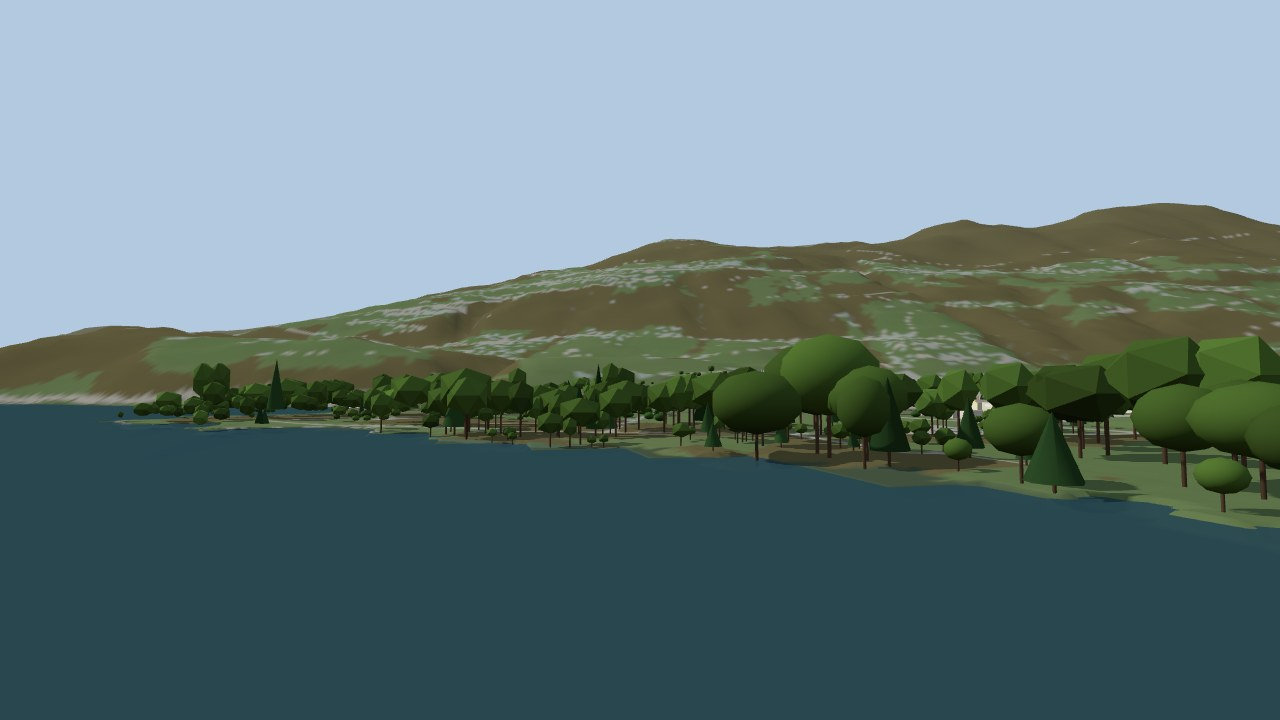
#> input picture beamng/verifica/v2.8/understory/render3d/before_lake_malcantone.jpg, 1280 x 720 px
$ python -i patch_understory.py   (imports and definitions only)
#> lines starting #> are read from the running program, lines starting #| are printed output that depends on the picture
### beamng/pipeline/groundcover.py
"""Grass and meadow flowers on the terrain: BeamNG GroundCover objects around the camera, on the terrain
layers of the meadows and the gardens (terrain.py).

v2.6: the game's own grass and flower textures (/assets/materials/foliage, with colour, opacity,
normal, roughness and ambient occlusion maps and subsurface light), laid out like the game's Italy
level: short grass close to the camera (50 m), short and longer grass up to 120 m, meadow flowers
(daisies, buttercups, geraniums, poppies) up to 50 m. Up to v2.5 the clumps were cut from one atlas
drawn with numpy, a flat wall of identical blades without normal or ambient occlusion maps, drawn
only up to 50 m.

The materials reference the textures where the game keeps them (nothing is copied into the level),
under names of this level so they don't depend on another level being installed. The billboard
rectangles of the textures and the sizes are those of the Italy level; the densities are lower on the
gardens (mown lawns) and there are no flowers in the gardens. No grass within a terrain square of the
roads and paths (terrain.NO_COVER: the verges keep the look of the meadow without the clumps, which
would stand through the road meshes).
"""
import os
import bng
import json, os, re, sys, zipfile

F = "/assets/materials/foliage"
# material -> (colour, the other maps' texture set, alphaRef)
MATERIALS = {
    "mp_gc_grass_short": (f"{F}/grass/t_grass_green_short_02/t_grass_green_short_02",
                          f"{F}/grass/t_grass_green_short_01/t_grass_green_short_01", 60),
    "mp_gc_grass_long": (f"{F}/grass/t_grass_green_long_03/t_grass_green_long_03",
                         f"{F}/grass/t_grass_green_long_01/t_grass_green_long_01", 25),
    "mp_gc_flowers": (f"{F}/groundcover/t_flowers_01/t_flowers_01", f"{F}/groundcover/t_flowers_01/t_flowers_01", 5),
    # v3.1.1 (forest_mosaic.SHADE_GRASS): the long grass under the crowns, duller and more olive than on the meadows
    # (the sedges and wood-rushes of a chestnut wood): the same maps, a colour factor (linear)
    "mp_gc_grass_wood": (f"{F}/grass/t_grass_green_long_03/t_grass_green_long_03",
                         f"{F}/grass/t_grass_green_long_01/t_grass_green_long_01", 25, [0.80, 0.82, 0.62, 1.0]),
}
SHORT_TOP, SHORT_BOTTOM = [0, 0.0078125, 1, 0.464844], [0, 0.505125, 1, 0.472656]
SHORT_HALF_L, SHORT_HALF_R = [0, 0.515625, 0.5, 0.476563], [0.496094, 0.515625, 0.503906, 0.484375]
LONG_TOP, LONG_BOTTOM, LONG_HALF = [0, 0, 1, 0.491806], [0, 0.511718, 1, 0.488282], [0.5, 0.519531, 0.5, 0.480469]
FLOWERS = [[0.391768, 0.386836, 0.150037, 0.226648], [0.542877, 0.323836, 0.092376, 0.288212],
           [0.906522, 0.262987, 0.093478, 0.351979], [0.635661, 0.330551, 0.272889, 0.279477],
           [0.219938, 0.352744, 0.167908, 0.258597], [0, 0.229238, 0.390785, 0.37884],
           [0.742843, 0.624264, 0.257157, 0.371297], [0, 0, 0.431691, 0.215004]]
FLOWER_P = [0.5, 0.5, 0.25, 0.25, 0.4, 0.03, 0.03, 0.05]   # half of the Italy shares: a hay meadow in autumn
WIND = {"windGustFrequency": 0.1, "windGustLength": 0.5, "windGustStrength": 0.2,
        "windTurbulenceFrequency": 0.6, "windTurbulenceStrength": 0.1}


def _t(layer, uvs, p, smin, smax, cmin, cmax, crad, wind=0.1):
    return {"layer": layer, "invertLayer": False, "probability": p, "shapeFilename": "", "billboardUVs": uvs,
            "sizeMin": smin, "sizeMax": smax, "sizeExponent": 1, "windScale": wind, "maxSlope": 45,
            "minElevation": -1000, "maxElevation": 5000, "minClumpCount": cmin, "maxClumpCount": cmax,
            "clumpExponent": 1, "clumpRadius": crad}


# name: (material, radius, dissolve radius, grid size, max elements, seed, types)
COVERS = {
    "grass_close": ("mp_gc_grass_short", 50.0, 30.0, 8, 160000, 4, [
        _t("Grass", SHORT_TOP, 0.7, 0.15, 0.30, 1, 6, 1.0),
        _t("Grass", SHORT_BOTTOM, 0.4, 0.15, 0.30, 2, 4, 0.3),
        _t("Grass", SHORT_HALF_L, 0.5, 0.25, 0.40, 3, 4, 0.3, 0.2),
        _t("Grass", SHORT_HALF_R, 0.5, 0.25, 0.40, 3, 6, 0.5, 0.2),
        _t("GardenGrass", SHORT_TOP, 0.8, 0.10, 0.18, 2, 6, 0.6),
        _t("GardenGrass", SHORT_BOTTOM, 0.5, 0.10, 0.18, 2, 4, 0.4),
        _t("GardenGrass", SHORT_HALF_R, 0.3, 0.14, 0.22, 2, 4, 0.3),
    ]),
    "grass_mid": ("mp_gc_grass_short", 120.0, 80.0, 6, 150000, 5, [
        _t("Grass", SHORT_TOP, 0.8, 0.20, 0.35, 2, 6, 1.0),
        _t("Grass", SHORT_HALF_R, 0.4, 0.25, 0.40, 3, 6, 0.6, 0.2),
        _t("GardenGrass", SHORT_TOP, 0.5, 0.10, 0.18, 2, 4, 0.6),
    ]),
    "grass_far": ("mp_gc_grass_long", 120.0, 80.0, 8, 150000, 9, [
        _t("Grass", LONG_TOP, 1.0, 0.35, 0.60, 2, 3, 2.0),
        _t("Grass", LONG_BOTTOM, 0.5, 0.35, 0.60, 2, 3, 2.0),
        _t("Grass", LONG_HALF, 0.3, 0.50, 0.80, 2, 3, 2.0),
    ]),
    "flowers": ("mp_gc_flowers", 50.0, 30.0, 3, 30000, 10,
                [_t("Grass", uv, p, 0.15, 0.25, 2, 4, 0.25, 0.2) for uv, p in zip(FLOWERS, FLOWER_P)]),
}


# v2.8 (understory.understory_step): the undergrowth of the woods, the game's own models on the forest floor layers,
# only around the camera: a GroundCover places them as it goes, without collision, nothing stored per plant, culled
# beyond its radius. Up to v3.0.40 it was one GroundCover of low bushes (600 within 60 m, about one per 30 m2 of
# wood) on a bare floor.
# v3.1: the layers of a wild wood of the Malcantone, where the chestnut coppice (the old selve) climbs to about
# 900-1000 m and the beech wood takes over above:
# - the field layer (to about 1.3 m): bracken and ferns, thin in the shade, a carpet in the light (ECA's lush_ferns);
#   fewer in the beech wood;
# - the shrub layer (1-4 m): hazel clumps, holly (the evergreen holm oak bush of Italy), young beech, oak and birch,
#   and brambles (Italy's scraggly and small generic bush, kept low); sparse under the crowns, thick where light
#   reaches the ground;
# - dead wood and stones: fallen beech trunks and logs, heaps of dead branches, the stumps of the coppice, gneiss
#   boulders half in the ground.
# The light: the edge of the wood (the mantle along meadows, roads, yards) and the gaps between the crowns are the
# twins FOREST_LIGHT of the forest floor layers (understory.understory_step); the shade is the plain layers.
# Every model is a vanilla one that ships its imposters (no bake in the session: the white squares of 0.40).
FOREST_LAYERS = ("ForestFloor", "ForestFloor2")
FOREST_LIGHT = {m: m + "Light" for m in FOREST_LAYERS}
SHADE, LIGHT = FOREST_LAYERS, tuple(FOREST_LIGHT.values())
CHESTNUT_TOP = 950.0        # m a.s.l. (the level's z): the chestnut belt below, the beech wood above
_EG = "/levels/east_coast_usa/art/shapes/groundcover/"
_EB = "/levels/east_coast_usa/art/shapes/trees/trees_beech/"
_EO = "/levels/east_coast_usa/art/shapes/trees/trees_oak/"
_EA = "/levels/east_coast_usa/art/shapes/trees/trees_aspen/"
_EF = "/levels/east_coast_usa/art/shapes/trees/trees_douglasfir/"
_ER = "/levels/east_coast_usa/art/shapes/rocks/"
_IT = "/levels/italy/art/shapes/trees/trees_italy/"
_LO, _HI = (-1000.0, CHESTNUT_TOP), (CHESTNUT_TOP, 5000.0)
_ALL = (-1000.0, 5000.0)
# A GroundCover takes at most 8 Types (Torque3D's MAX_COVERTYPES; every GroundCover of the game's levels has at most
# 8): each cover below is one GroundCover per layer (the two forest floor layers in the shade, their two light
# twins), each with its own maxElements, so that no type is lost and no layer thins another's plants.
# Rows: (model, probability, scale min, max, clump min, max, clump radius, max slope, elevation range).
# Sizes at scale 1 (dati/asset_bounds.json): ferns 0.9-1.3 m; beech_bush_a 1.0 m, _b 3.2 m, _d 6.3 m (a many-stemmed
# clump: hazel at 0.3-0.6); oak_bush_a 1.25 m, _c 3.0 m; aspen_bush_a/_b 2.0-2.3 m; holm_oak_bush 5.2 m;
# scraggly_bush 2.9 m and 5 m wide (brambles at 0.35-0.5); generibush_small 1.4 m; fluffy_bush 2.4 m;
# beech_dead_a a trunk 5.4 m long, _b a fallen beech 10 m long, fir_dead_branches a heap 0.9 m high and 4.7 m wide,
# douglasfir_chopped a stump 0.55 m; eca_rock_small_2/_3 0.4-0.7 m stones, half in the ground.
# A GroundCover stands its shapes upright, not along the slope: the trunks only where the ground is nearly flat.
# Nothing has collision: in the light (from the verge twins, 1.5 m or more from a road mesh) no stumps, only small
# stones, and nothing reaching more than LIGHT_REACH from its foot (checked against the models' boxes); the big
# clumps, big stones and the fallen trees only in the shade, which begins EDGE_M (understory.py) from the edge.
LIGHT_REACH = 1.3           # m
# name, radius (m), dissolve radius, grid size, seed, {"shade"/"light": (maxElements per layer, rows)}
UNDERSTORY_FERNS = ("understory_ferns", 45.0, 30.0, 8, 22, {
    "shade": (380, [
        (_EG + "lush_ferns_01_a.dae", 0.55, 0.9, 1.4, 2, 4, 1.5, 35, _LO),
        (_EG + "lush_ferns_01_b.dae", 0.35, 0.7, 1.0, 1, 3, 1.5, 35, _LO),
        (_EG + "lush_ferns_02_a.dae", 0.12, 0.7, 1.1, 1, 3, 1.0, 40, _ALL),
        (_EG + "lush_ferns_02_b.dae", 0.20, 0.7, 1.0, 1, 3, 1.0, 40, _HI)]),
    "light": (790, [
        (_EG + "lush_ferns_01_a.dae", 1.00, 0.8, 1.05, 3, 5, 1.0, 40, _ALL),
        (_EG + "lush_ferns_01_b.dae", 0.70, 0.6, 0.72, 2, 4, 1.0, 40, _ALL),
        (_EG + "lush_ferns_02_a.dae", 0.40, 0.7, 1.1, 2, 4, 1.0, 40, _ALL),
        (_EG + "lush_ferns_02_b.dae", 0.30, 0.6, 0.82, 1, 3, 1.0, 40, _ALL)]),
})
UNDERSTORY = ("understory", 60.0, 40.0, 8, 21, {
    "shade": (370, [
        (_EB + "tree_beech_bush_d.dae", 0.30, 0.40, 0.60, 1, 1, 1.0, 35, _ALL),     # hazel clumps
        (_IT + "holm_oak_bush.dae", 0.22, 0.35, 0.55, 1, 1, 1.0, 35, _LO),          # holly
        (_EB + "tree_beech_bush_a.dae", 0.30, 0.9, 1.6, 1, 3, 2.0, 40, _ALL),       # young beech
        (_EB + "tree_beech_bush_b.dae", 0.18, 0.5, 0.9, 1, 2, 2.0, 40, _HI),
        (_EO + "tree_oak_bush_a.dae", 0.20, 0.9, 1.5, 1, 2, 2.0, 40, _LO),
        (_IT + "fluffy_bush.dae", 0.12, 0.30, 0.50, 1, 1, 1.0, 35, _LO),
        (_IT + "scraggly_bush.dae", 0.08, 0.35, 0.45, 1, 1, 1.0, 35, _LO)]),        # brambles
    "light": (880, [
        (_IT + "scraggly_bush.dae", 0.90, 0.35, 0.48, 1, 2, 1.0, 40, (-1000.0, 1100.0)),
        (_IT + "generibush_small.dae", 0.60, 0.50, 0.72, 1, 2, 1.0, 40, _ALL),
        (_EB + "tree_beech_bush_d.dae", 0.30, 0.30, 0.37, 1, 1, 1.0, 35, _ALL),     # hazel, kept narrow
        (_EB + "tree_beech_bush_a.dae", 0.40, 0.9, 1.6, 1, 3, 1.0, 40, _ALL),
        (_EB + "tree_beech_bush_c.dae", 0.25, 0.40, 0.55, 1, 1, 1.0, 40, _ALL),
        (_EO + "tree_oak_bush_a.dae", 0.30, 0.9, 1.5, 1, 2, 1.0, 40, _ALL),
        (_EA + "tree_aspen_bush_a.dae", 0.25, 0.6, 1.1, 1, 2, 1.0, 40, _ALL),      # birch
        (_EA + "tree_aspen_bush_b.dae", 0.20, 0.6, 1.0, 1, 2, 1.0, 40, _ALL)]),
})
UNDERSTORY_DEADWOOD = ("understory_deadwood", 80.0, 55.0, 6, 23, {
    "shade": (140, [
        (_EB + "tree_beech_dead_b.dae", 0.10, 0.75, 1.0, 1, 1, 1.0, 4, _ALL),        # a fallen beech, 10 m
        (_EB + "tree_beech_dead_a.dae", 0.25, 0.8, 1.2, 1, 1, 1.0, 6, _ALL),         # a trunk, 5 m
        (_EF + "fir_dead_branches.dae", 0.25, 0.6, 1.0, 1, 1, 1.0, 22, _ALL),
        (_EF + "tree_douglasfir_chopped.dae", 0.35, 1.0, 1.8, 1, 3, 2.5, 35, _LO),   # coppice stumps
        (_ER + "eca_rock_small_2.dae", 0.30, 0.8, 2.2, 1, 3, 2.0, 50, _ALL),
        (_ER + "eca_rock_small_3.dae", 0.30, 0.8, 2.2, 1, 2, 2.0, 50, _ALL)]),
    "light": (50, [
        (_ER + "eca_rock_small_2.dae", 0.50, 0.6, 1.0, 1, 2, 1.0, 50, _ALL),
        (_ER + "eca_rock_small_3.dae", 0.50, 0.6, 1.0, 1, 2, 1.0, 50, _ALL)]),
})
UNDERSTORY_COVERS = (UNDERSTORY_FERNS, UNDERSTORY, UNDERSTORY_DEADWOOD)
UNDERSTORY_LAYERS = {"shade": SHADE, "light": LIGHT}
UNDERSTORY_MATS = os.path.join(os.path.dirname(os.path.dirname(os.path.abspath(__file__))), "dati",
                               "understory_materials.json")
BOUNDS = os.path.join(os.path.dirname(os.path.dirname(os.path.abspath(__file__))), "dati", "asset_bounds.json")


# [63 lines left out: functions density, max_plants, check_light_reach, understory_objects, understory_names, not called in this run]


def understory_shapes():
    return sorted({r[0] for c in UNDERSTORY_COVERS for _, rows in c[5].values() for r in rows})


# [10 lines left out: function understory_materials, not called in this run]


# v3.0 (understory.understory_step): life on the open meadows and lawns, which up to v3.0 were bare grass between
# the houses (the big lawns of Agno): now and then a shrub of the game's own models along the meadows, a few
# more on the gardens, placed around the camera like the undergrowth (nothing stored per shrub, no collision).
# (layer, model, probability, scale min, max)
MEADOW_SHAPES = [
    ("Grass", "/levels/italy/art/shapes/trees/trees_italy/generibush.dae", 0.5, 0.30, 0.60),
    ("Grass", "/levels/east_coast_usa/art/shapes/trees/trees_beech/tree_beech_bush_c.dae", 0.3, 0.25, 0.45),
    ("GardenGrass", "/levels/italy/art/shapes/trees/trees_italy/fluffy_bush.dae", 1.0, 0.30, 0.55),
    ("GardenGrass", "/levels/italy/art/shapes/trees/trees_italy/generibush.dae", 0.6, 0.25, 0.45),
    ("GardenGrass", "/levels/east_coast_usa/art/shapes/trees/trees_oak/tree_oak_bush_b.dae", 0.3, 0.22, 0.35),
]
MEADOW = ("meadow_life", 80.0, 55.0, 8, 260, 33)


# [52 lines left out: functions meadow_object, materials, objects, build, not called in this run]


# --------------------------------------------------------------------------------------------------
# Put the grass of groundcover.py into the built level (v2.6), a finishing step of build_level.py.
#
# The GroundCover objects of the vegetation group are replaced with groundcover.objects(), the
# materials of art/shapes/groundcover with groundcover.materials(); the textures drawn by the
# v2.4-v2.5 pipeline (gc_atlas_*) are left out, and the level's README.md is the pipeline's
# README_livello.md. Everything else is copied as it is (same entries,
# same dates: the game keeps its converted shapes).
#
# A finishing step of build_level.py (FINISH), on the built level; alone: python build_level.py --finish grass
# --------------------------------------------------------------------------------------------------

LEVEL_README = os.path.join(os.path.dirname(os.path.abspath(__file__)), "README_livello.md")


# [23 lines left out: function grass_step, not called in this run]

### beamng/pipeline/patch_understory.py
"""Undergrowth in the woods and a darker forest floor (v2.8), in a built level zip.

Up to v2.7 the ground of the woods (terrain layers ForestFloor and ForestFloor2, the cadastral forest)
was bare, in the colour measured in the panoramas on the forest edges along the cantonal road
(terrain_colors.py: 102, 98, 67, sunlit leaf litter beside the road): between the trunks, and from afar
between the crowns, the woods showed light brown ground.

Here:
- the base colour of the two forest floor layers goes to FLOOR (a darker olive, the leaf litter in the
  shade of the crowns), the same noise of the texture kept; the backfill behind the walls in the woods
  uses the same textures (walls.build_backfill) and follows;
- an undergrowth of low shrubs, the game's bush models the level already uses
  (groundcover.UNDERSTORY_SHAPES, 0.6-1.5 m tall), placed by a GroundCover around the camera only
  (groundcover.UNDERSTORY: within 60 m, fading from 40 m; no collision, nothing stored per shrub);
- no shrubs through the roads, paths, walls, buildings, the backfill or the railway: the forest floor
  vertices of the terrain squares they touch, and one square around them, go to the verge twins
  ForestFloorVerge and ForestFloor2Verge (new terrain materials, the same textures, without the
  undergrowth), as the meadows along the roads since v2.4 (terrain.VERGE).
The heights of the terrain are not changed; the changed files get the date of the patch. Everything
else is copied as it is.

Usage: python patch_understory.py <in.zip> <out.zip> [--report <json>]
"""
import argparse, io, json, os, re, struct, sys, time, zipfile
import numpy as np
from PIL import Image
from scipy import ndimage as ndi
import bng
import groundcover
import optimize_level
import patch_wall_fill as pw
from config import LEVEL_NAME, TER_X0, TER_Y0, TER_SQUARE

FLOOR = (62, 66, 42)        # sRGB base colour of the forest floor layers (v2.7: the measured 102, 98, 67)
TWIN = {m: m + "Verge" for m in groundcover.FOREST_LAYERS}
SOLID = ("roads/surfaces", "walls", "buildings", "railway")    # nothing grows through these
STEP = 0.5                  # m between the samples of a face


def read_items(zi, name):
    return [json.loads(l) for l in zi.read(name).decode("utf-8").splitlines() if l.strip()]


def write_items(objs):
    return ("\n".join(json.dumps(o, separators=(",", ":")) for o in objs) + "\n").encode("utf-8")


# [40 lines left out: functions face_cells, darker, not called in this run]


def main(src, dst, report=None):
    t0 = time.time()
    zi = zipfile.ZipFile(src)
    lv = f"levels/{LEVEL_NAME}"
    ter_name = f"{lv}/theTerrain.ter"
    data = zi.read(ter_name)
    n, q, lay, names = pw.read_ter(data)
    if any(t in names for t in TWIN.values()):
        raise SystemExit("the zip has the forest verge layers already")

    # ---- the forest floor vertices near the solid meshes -> the verge twins (no undergrowth)
    near = pw.corners_of(face_cells(zi, lv, n))
    near = ndi.binary_dilation(near, np.ones((3, 3), bool))               # and one square around
    new_lay = lay.copy()
    names2 = list(names)
    moved = {}
    for m, t in TWIN.items():
        names2.append(t)
        sel = near & (lay == names.index(m))
        new_lay[sel] = names2.index(t)
        moved[f"{m} -> {t}"] = int(sel.sum())
    forest = int(np.isin(lay, [names.index(m) for m in TWIN]).sum())
    print("forest floor vertices: %d, near roads, paths, walls, buildings, railway: %s" % (forest, moved), flush=True)
    tail = struct.pack("<I", len(names2)) + b"".join(struct.pack("<B", len(s.encode())) + s.encode() for s in names2)
    new_ter = data[:5 + 2 * n * n] + new_lay.tobytes() + tail
    assert new_ter[:5 + 2 * n * n] == data[:5 + 2 * n * n]                 # heights as they were

    # ---- the other files
    new = {ter_name: new_ter}
    mats_name = f"{lv}/art/terrains/main.materials.json"
    mats = json.loads(zi.read(mats_name))
    base_of = {}
    for key, m in list(mats.items()):
        if m.get("class") == "TerrainMaterial" and m.get("internalName") in TWIN:
            tw = dict(m, internalName=TWIN[m["internalName"]], persistentId=bng.pid())
            mats[f"{tw['internalName']}-{tw['persistentId']}"] = tw
            base_of[m["internalName"]] = m["baseColorBaseTex"]
    new[mats_name] = json.dumps(mats, indent=1).encode("utf-8")
    tj_name = f"{lv}/theTerrain.terrain.json"
    tj = json.loads(zi.read(tj_name))
    tj["materials"] = names2
    new[tj_name] = json.dumps(tj, indent=2).encode("utf-8")
    measured = {}
    for m, tex in base_of.items():
        f = tex.lstrip("/")
        a = np.asarray(Image.open(io.BytesIO(zi.read(f))).convert("RGB"), np.float32)
        measured[m] = np.median(a.reshape(-1, 3), 0).round().astype(int).tolist()
        new[f] = darker(zi.read(f), measured[m], FLOOR)
    veg_name = f"{lv}/main/MissionGroup/level_objects/vegetation/items.level.json"
    veg = [o for o in read_items(zi, veg_name) if o.get("name") != groundcover.UNDERSTORY[0]]
    parent = next((o["__parent"] for o in veg if o.get("class") == "GroundCover"), "vegetation")
    u = groundcover.understory_object()
    u["__parent"] = parent
    veg.append(u)
    new[veg_name] = write_items(veg)

    with zipfile.ZipFile(dst, "w", zipfile.ZIP_DEFLATED, compresslevel=6) as zo:
        now = time.localtime()[:6]
        for i in zi.infolist():
            if i.filename in new:
                ni = zipfile.ZipInfo(i.filename, now)                       # converted again by the game
                ni.compress_type, ni.external_attr = i.compress_type, i.external_attr
                zo.writestr(ni, new[i.filename])
            elif re.fullmatch(r"levels/[^/]+/README\.md", i.filename) and os.path.exists(pw.LEVEL_README):
                zo.writestr(i, open(pw.LEVEL_README, "rb").read(), compress_type=i.compress_type)
            else:
                zo.writestr(i, zi.read(i), compress_type=i.compress_type)
    print("%s written in %.0f s" % (dst, time.time() - t0), flush=True)
    if report:
        res = {"source": os.path.basename(src), "forest_floor_vertices": forest, "to_verge": moved,
               "floor_colour_before": measured, "floor_colour_after": list(FLOOR),
               "understory": {"radius_m": groundcover.UNDERSTORY[1], "max_elements": groundcover.UNDERSTORY[4],
                              "shapes": [s[0] for s in groundcover.UNDERSTORY_SHAPES]},
               "terrain_heights_unchanged": True}
        os.makedirs(os.path.dirname(os.path.abspath(report)), exist_ok=True)
        json.dump(res, open(report, "w"), indent=1)
    return 0


# [7 lines not run here, left out]

>>> import cv2
>>> picture = cv2.imread('../verifica/v2.8/understory/render3d/before_lake_malcantone.jpg', cv2.IMREAD_GRAYSCALE)
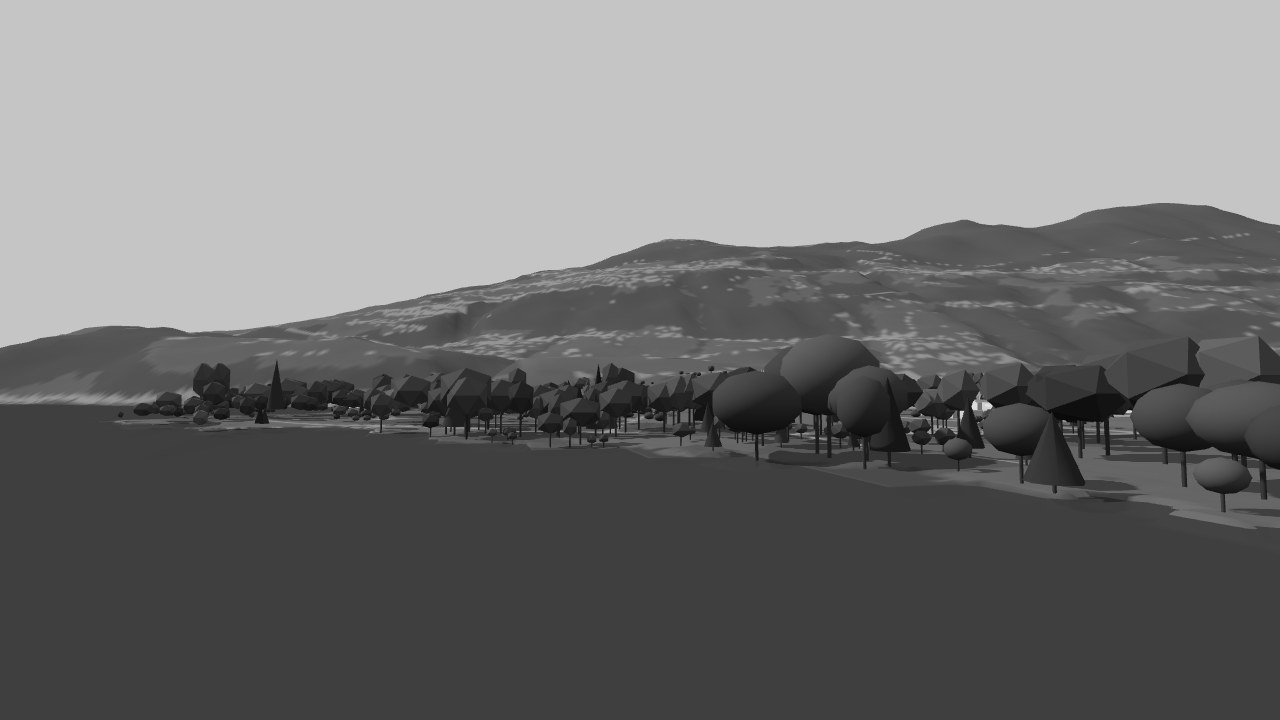
#> picture: shape (720, 1280); min 1, max 238, mean 117.4
>>> result = main(picture, 'out.png')
#> (the run stopped early here; a loop or call above may not have finished)
